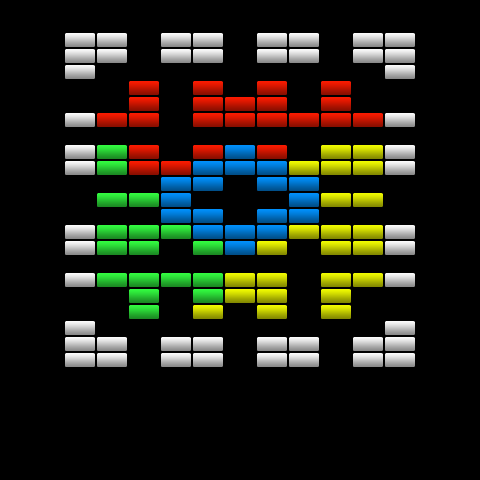

Tiled map render using the project's own tile images. Description and the map definition, with tile-layer contents summarised, below:
An orthogonal 15x30 tile map with 32x16 px tiles, 1 tile layer (Tile Layer 1).

<map version="1.0" orientation="orthogonal" width="15" height="30" tilewidth="32" tileheight="16">
 <tileset firstgid="1" name="sprites" tilewidth="32" tileheight="16">
  <image source="sprites-chrome.png" width="128" height="64" />
 </tileset>
 <layer name="Tile Layer 1" width="15" height="30">
  <data>[450 cells, 128 non-empty, 5 distinct tile ids]</data>
 </layer>
</map>